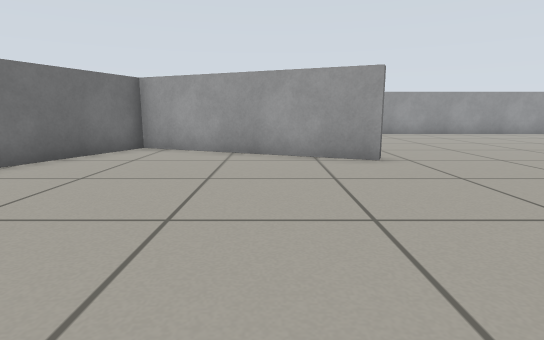
view 1 (above)

12 first-person views from a walk through a robot-simulator world made for Gazebo. The camera is 0.51 m above the floor, tilts 10° down and sees 80° across. The floor is counted in squares, 0.5 m on a side. Each view is taken from the middle of a square. On the plan, view 1 faces up. The plan holds only what a view shows up to about 12 squares ahead; the rest is blank. The place goes on beyond the plan.

view 2
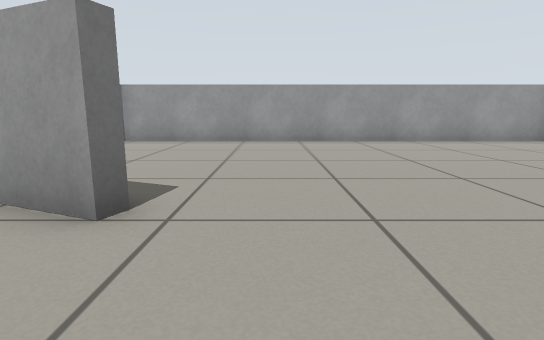

view 3
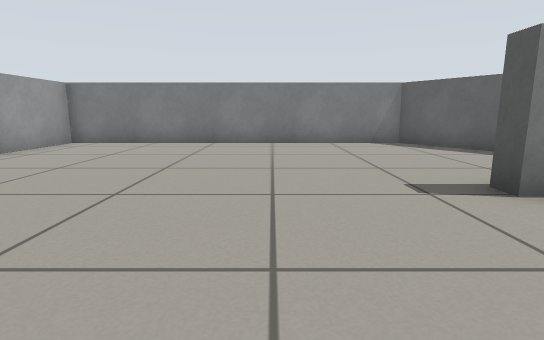

view 4
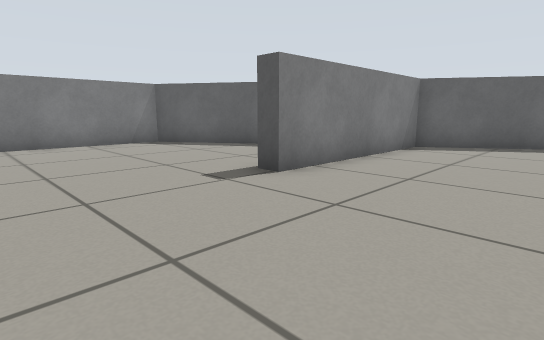

view 5
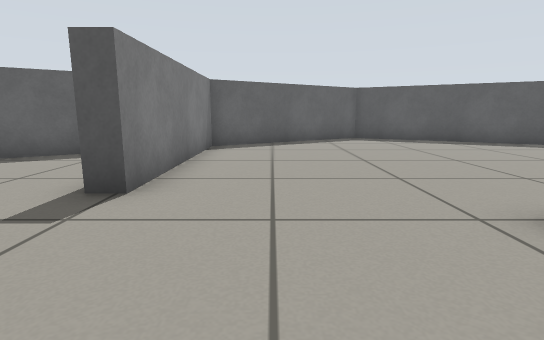

view 6
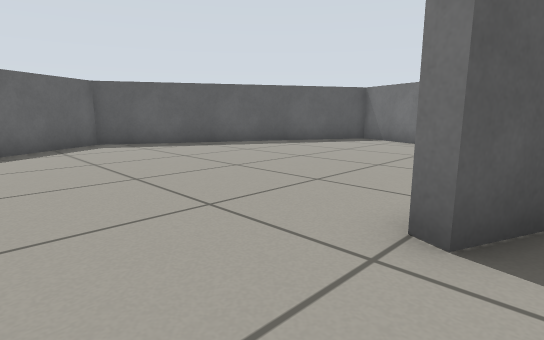

view 7
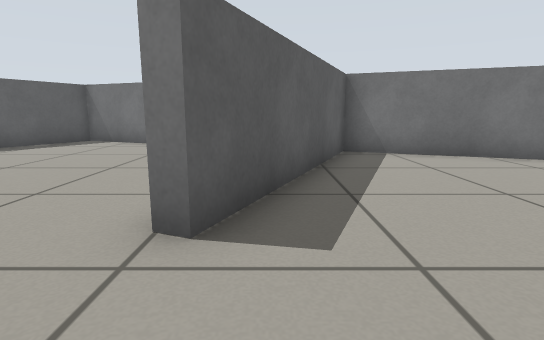

view 8
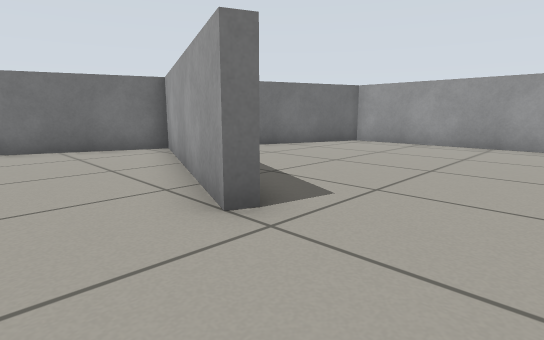

view 9
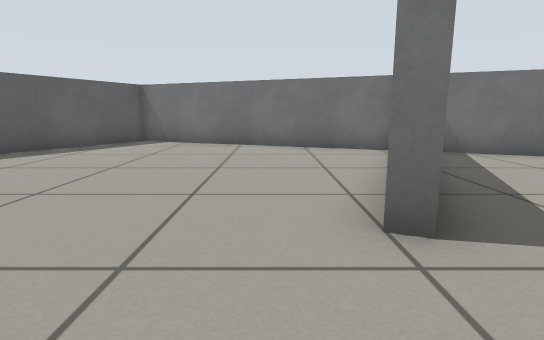

view 10
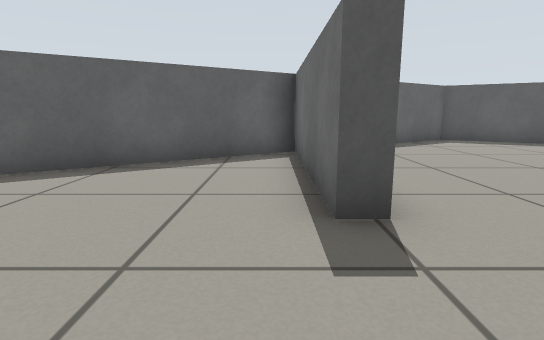

view 11
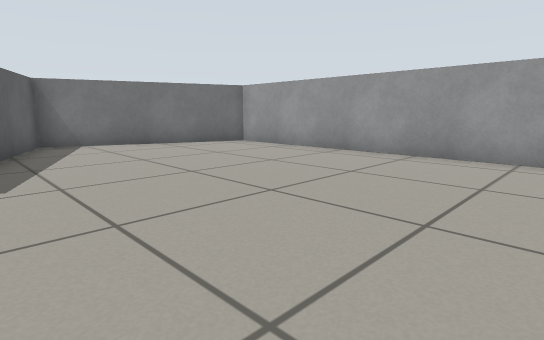

view 12
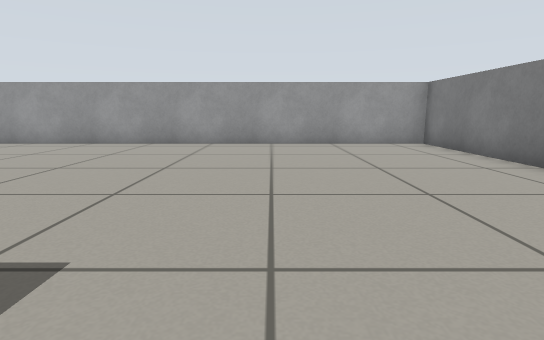

### Floor plan
Points are (right, up) in squares from view 1. A wall is a line through its corners. A room is listed if a view was taken in it or the views show most of it. See-through windows are left out.
Room 1 (views 1, 2, 3, 4, 5, 6, 7, 8, 9, 10, 11, 12)
walls: (2.5, 7.3) (2.3, 7) (-3.8, 9.5) (-6.9, 1.3) (1.6, -3.3) (6.8, 0) (6.8, 6) (7.4, 6) (7.4, 0.4) (14.1, 4.7) (14.1, 15.8) (-1.4, 15.8) (-3.6, 9.9) (2.5, 7.3)

Positions as (right, up) in squares from view 1, and headings:
1: (0, 0), facing up
2: (4, 4), facing up
3: (3, 9), facing right
4: (3, 10), facing down-right
5: (5, 10), facing down
6: (5, 8), facing down-left
7: (5, 8), facing left
8: (5, 5), facing up-left
9: (5, 6), facing left
10: (8, 9), facing down
11: (8, 8), facing up-left
12: (9, 5), facing up
